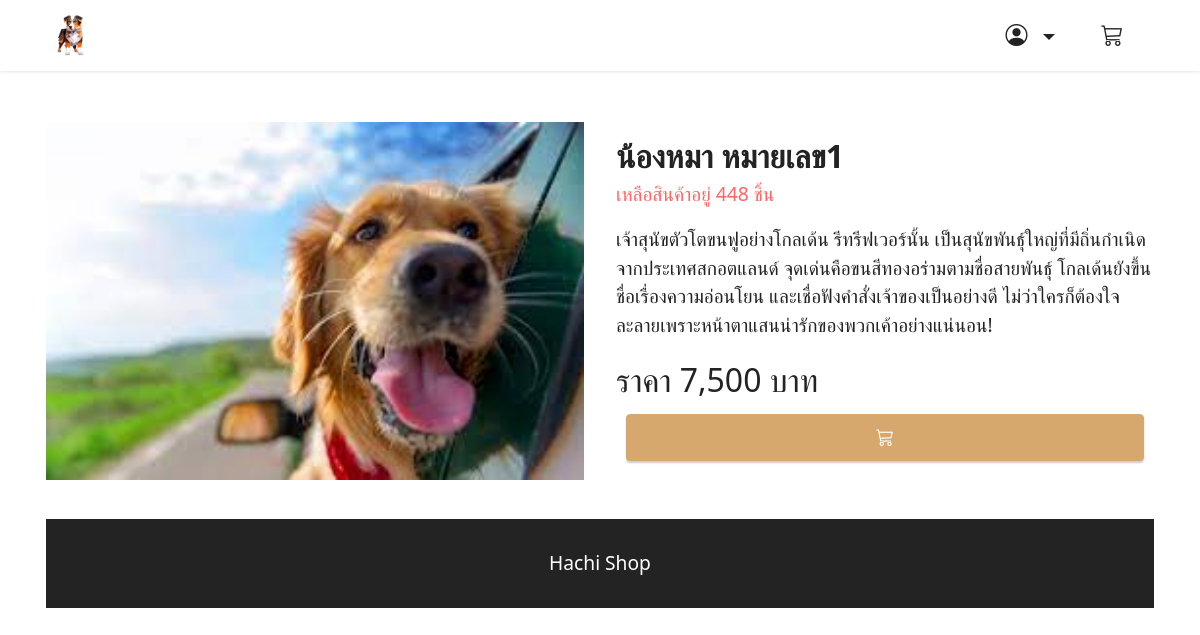
Page /details/1/ on the committed database.
### productapp/models.py (models this page shows)
class Product(models.Model):
    name = models.CharField(max_length=50)
    description = models.TextField()
    price = models.DecimalField(max_digits=7,decimal_places=2)
    stock = models.IntegerField()
    isTrending = models.BooleanField(default=False)
    image = models.ImageField(upload_to='products',blank=True)

### productapp/views.py (the view)
def details(request,id):
    product=Product.objects.get(id=id)
    return render(request,'details.html',
                  {
                      'product':product
                  }
                  )

### productapp/templates/details.html (shortened to what this page needs)
<!DOCTYPE html>
<html>
    {% load static %}
    {% load humanize %}
<head>
    <link href="https://cdn.jsdelivr.net/npm/bootstrap@5.0.2/dist/css/bootstrap.min.css" rel="stylesheet">
    <link rel="stylesheet" href="https://cdn.jsdelivr.net/npm/bootstrap-icons@1.10.5/font/bootstrap-icons.css">
    <link rel="stylesheet" href="{%static 'assets/dropdown/css/style.css' %}">
    <link rel="stylesheet" href="{%static 'assets/theme/css/style.css' %}">
    <link rel="stylesheet" href="{%static 'assets/custom/css/custom-style.css' %}" type="text/css">
</head>
<body>
    <section class="menu menu3 cid-tsEQosCCDP" id="menu3-0">
        <nav class="navbar navbar-dropdown navbar-fixed-top navbar-expand-lg">
            <div class="container">
                <div class="navbar-brand">
                    <span class="navbar-logo">
                        <a href="/">
                            <img src="{%static 'assets/images/logo.png' %}" style="height: 3rem;">
                        </a>
                    </span>
                </div>
                <div class="collapse navbar-collapse" id="navbarSupportedContent">
                    <ul class="navbar-nav nav-dropdown nav-right" data-app-modern-menu="true">
                        <li class="nav-item dropdown">
                            <a class="nav-link link text-black dropdown-toggle show display-4" data-toggle="dropdown-submenu" data-bs-toggle="dropdown" data-bs-auto-close="outside" aria-expanded="false">
                                <span class="bi bi-person-circle iconfont"></span>
                            </a>
                                {% if request.user.is_authenticated %}
                                <a class="text-black show dropdown-item display-4" href="/orderhistory">{{request.user.username}}</a>
                                <a class="text-black show dropdown-item display-4" href="/logout">ออกจากระบบ</a>
                            </div>
                        </li>
                        <li class="nav-item">
                            <a class="nav-link link text-black show display-4" href="/cart">
                                <span class="bi bi-cart3 iconfont iconfont-btn"></span>
                            </a>
                        </li>
                        {%else%}
                        </li>
                        <li class="nav-item">
                            <a class="nav-link link text-black show display-4" href="/cart">
                                <span class="bi bi-cart3 iconfont iconfont-btn"></span>
                            </a>
                        </li>
                                {% endif %}
                    </ul>
                </div>
            </div>
        </nav>
    </section>
    <div class="container my-3">
        <div class="card-wrapper">
            <div class="row align-items-center mt-4">
                <div class="col-12 col-lg-6">
                    <div class="image-wrapper">
                        <img src="{{product.image.url}}">
                    </div>
                </div>
                <div class="col-12 col-lg-6 my-4">
                    <div class="text-box">
                        <h5 class="mbr-title mbr-fonts-style display-5">
                            <strong>{{product.name}}</strong>
                            <p class="display-7 text-secondary">เหลือสินค้าอยู่ {{product.stock}} ชิ้น</p>
                        </h5>
                        <p class="mbr-text mbr-fonts-style display-7">{{product.description}}</p>
                        <div class="cost">
                            <span class="currentcost mbr-fonts-style pr-2 display-5">ราคา {{product.price |floatformat:0 |intcomma}} บาท</span>
                        </div>
                        {% if product.stock == 0 %}
                        <h1>สินค้าหมดแล้ว</h1>
                        {%else%}
                        <div class="d-grid gap-2">
                            <a href="/cart/add/{{product.id}}" class="btn btn-primary display-4">
                                <i class="bi bi-cart3"></i></i>
                            </a>
                        </div>
                        {% endif %}
                </div>
            </div>
        </div>
        <br>
    </div>
    <section class="footer7 cid-tsQdrs3Vrj" id="footer7-13">
        <div class="container">
            <div class="media-container-row align-center mbr-white">
                <div class="col-12">
                    <p class="mbr-text mb-0 mbr-fonts-style display-7 ">Hachi Shop</p>
                </div>
            </div>
        </div>
    </section>
</body>
</html>

### productapp/static/assets/dropdown/css/style.css (style rules this page uses)
.navbar-dropdown { left: 0; padding: 0; position: absolute; right: 0; top: 0; transition: all 0.45s ease; z-index: 1030; background: #282828; }
.navbar-dropdown .navbar-logo { margin-right: 0.8rem; transition: margin 0.3s ease-in-out; vertical-align: middle; }
.navbar-dropdown .navbar-logo img { height: 3.125rem; transition: all 0.3s ease-in-out; }
.navbar-dropdown.navbar-fixed-top { position: fixed; }
.navbar-dropdown .navbar-brand span { vertical-align: -4px; }
.nav-dropdown { font-size: 0.75rem; font-weight: 500; height: auto !important; }
.nav-dropdown .link { margin: 0.667em 1.667em; font-weight: 500; padding: 0; transition: color 0.2s ease-in-out; }
.nav-dropdown .link.dropdown-toggle { margin-right: 2.583em; }
.nav-dropdown .link.dropdown-toggle::after { margin-left: 0.25rem; border-top: 0.35em solid; border-right: 0.35em solid transparent; border-left: 0.35em solid transparent; border-bottom: 0; }
.nav-dropdown .link::after, .nav-dropdown .dropdown-item::after { color: inherit; }

### productapp/static/assets/theme/css/style.css (style rules this page uses)
section { background-color: #ffffff; }
body { font-style: normal; line-height: 1.5; font-weight: 400; color: #232323; position: relative; }
section, .container, .container-fluid { position: relative; word-wrap: break-word; }
a { font-style: normal; font-weight: 400; cursor: pointer; }
a, a:hover { text-decoration: none; }
.mbr-text { font-style: normal; line-height: 1.7; }
h1, h2, h3, h4, h5, h6, .display-1, .display-2, .display-4, .display-5, .display-7, span, p, a { line-height: 1; word-break: break-word; word-wrap: break-word; font-weight: 400; }
b, strong { font-weight: bold; }
section { background-position: 50% 50%; background-repeat: no-repeat; background-size: cover; }
.mbr-white { color: #ffffff; }
.align-center { text-align: center; }
.media-container-row { display: flex; flex-direction: row; flex-wrap: wrap; justify-content: center; align-content: center; align-items: start; }
@media (min-width: 992px) { .media-container-row { flex-wrap: nowrap; } }
img, iframe { display: block; width: 100%; }
.btn { font-weight: 600; border-width: 1px; font-style: normal; margin: 0.6rem 0.6rem; white-space: normal; transition: all 0.2s ease-in-out; display: inline-flex; align-items: center; justify-content: center; word-break: break-word; }
.menu .navbar-brand { display: -webkit-flex; }
.menu .navbar-brand span { display: flex; display: -webkit-flex; }
.menu .navbar-brand .navbar-logo img { display: -webkit-flex; width: auto; }
@media (min-width: 992px) { .menu .navbar-nav.nav-dropdown { display: -webkit-flex; } }
.nav-link .iconfont { margin-right: 0.5rem; }
.navbar { display: -webkit-flex; -webkit-flex-wrap: wrap; -webkit-align-items: center; -webkit-justify-content: space-between; }
.navbar-collapse { -webkit-flex-basis: 100%; -webkit-flex-grow: 1; -webkit-align-items: center; }
.nav-dropdown .link { padding: 0.667em 1.667em !important; margin: 0 !important; }
.row { display: -webkit-flex; -webkit-flex-wrap: wrap; }
.card-wrapper { -webkit-flex: 1; }
html, body { height: auto; min-height: 100vh; }
ul, ol, pre, blockquote { margin-bottom: 2.3125rem; }
.mt-4 { margin-top: 2rem !important; }
@media (min-width: 992px) { .container { padding-left: 16px; padding-right: 16px; } }
@media (min-width: 992px) { .row { margin-left: -16px; margin-right: -16px; } }
@media (min-width: 992px) { .row > [class*=col] { padding-left: 16px; padding-right: 16px; } }
.card-wrapper, .item-wrapper { overflow: hidden; }

### rows in the picture
Product: image (picture), name "น้องหมา หมายเลข1", stock "448", description "เจ้าสุนัขตัวโตขนฟูอย่างโกลเด้น รีทรีฟเวอร์นั้น เป็นสุนัขพันธุ์ใหญ่ที่มีถิ่นกำเนิดจากประเทศสกอตแลนด์ จุดเด่นคือขนสีทองอร่ามตามชื่อสายพันธุ์ โกลเด้นยังขึ้นชื่อเรื่องความอ่อนโยน และเชื่อฟังคำสั่งเจ้าของเป็นอย่างดี ไม่ว่าใครก็ต้องใจละลายเพราะหน้าตาแสนน่ารักของพวกเค้าอย่างแน่นอน!", price "7,500"
